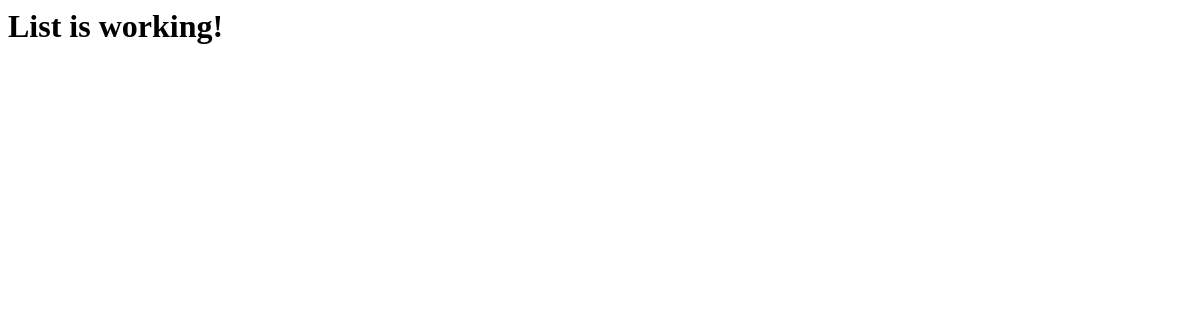
The app's page /posts/, older data.
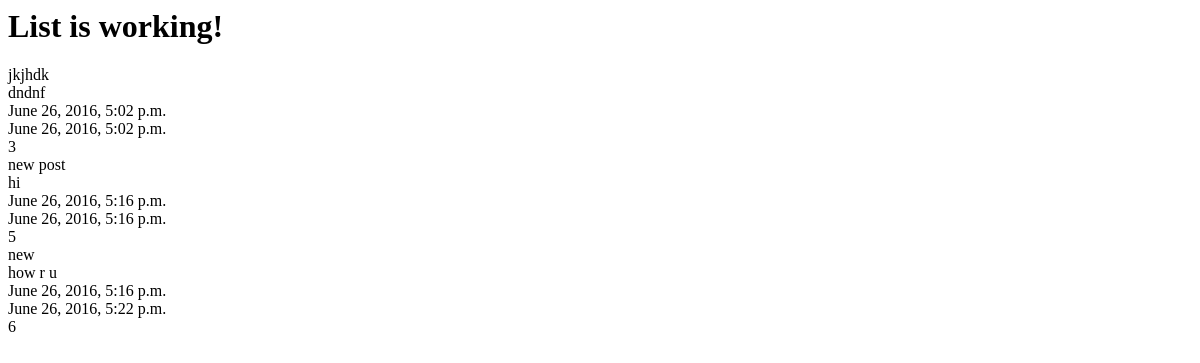
The same page, newer data.
### posts/models.py (models this page shows, shortened)
class Post(models.Model):
	title = models.CharField(max_length=120)
	content=models.TextField()
	updated = models.DateTimeField(auto_now=True, auto_now_add=False)
	timestamp = models.DateTimeField(auto_now=False,auto_now_add=True)

### posts/views.py (the view)
def post_list(request):
	queryset=Post.objects.all()
	context={
		"object_list":queryset,
		"title" :"List"
	}
	'''if request.user.is_authenticated():
		context = {
			"title" : "My user List"
		}
	else:

		context = {
			"title" : "detail"
		}'''
	return render(request,"index.html",context)

### templates/index.html
<html>
<body>
<h1>{{ title }} is working!</h1>
{% for obj in object_list %}
{{obj.title}}<br/>
{{obj.content}}<br/>
{{obj.timestamp}}<br/>
{{obj.updated}}<br/>
{{obj.id}}<br/>
{% endfor %}
</body>
</html>

Row changes from the older to the newer data that the page shows:
added Post: title "jkjhdk", content "dndnf", timestamp "June 26, 2016, 5:02 p.m.", updated "June 26, 2016, 5:02 p.m.", id "3"
added Post: title "new post", content "hi", timestamp "June 26, 2016, 5:16 p.m.", updated "June 26, 2016, 5:16 p.m.", id "5"
added Post: title "new", content "how r u", timestamp "June 26, 2016, 5:16 p.m.", updated "June 26, 2016, 5:22 p.m.", id "6"
